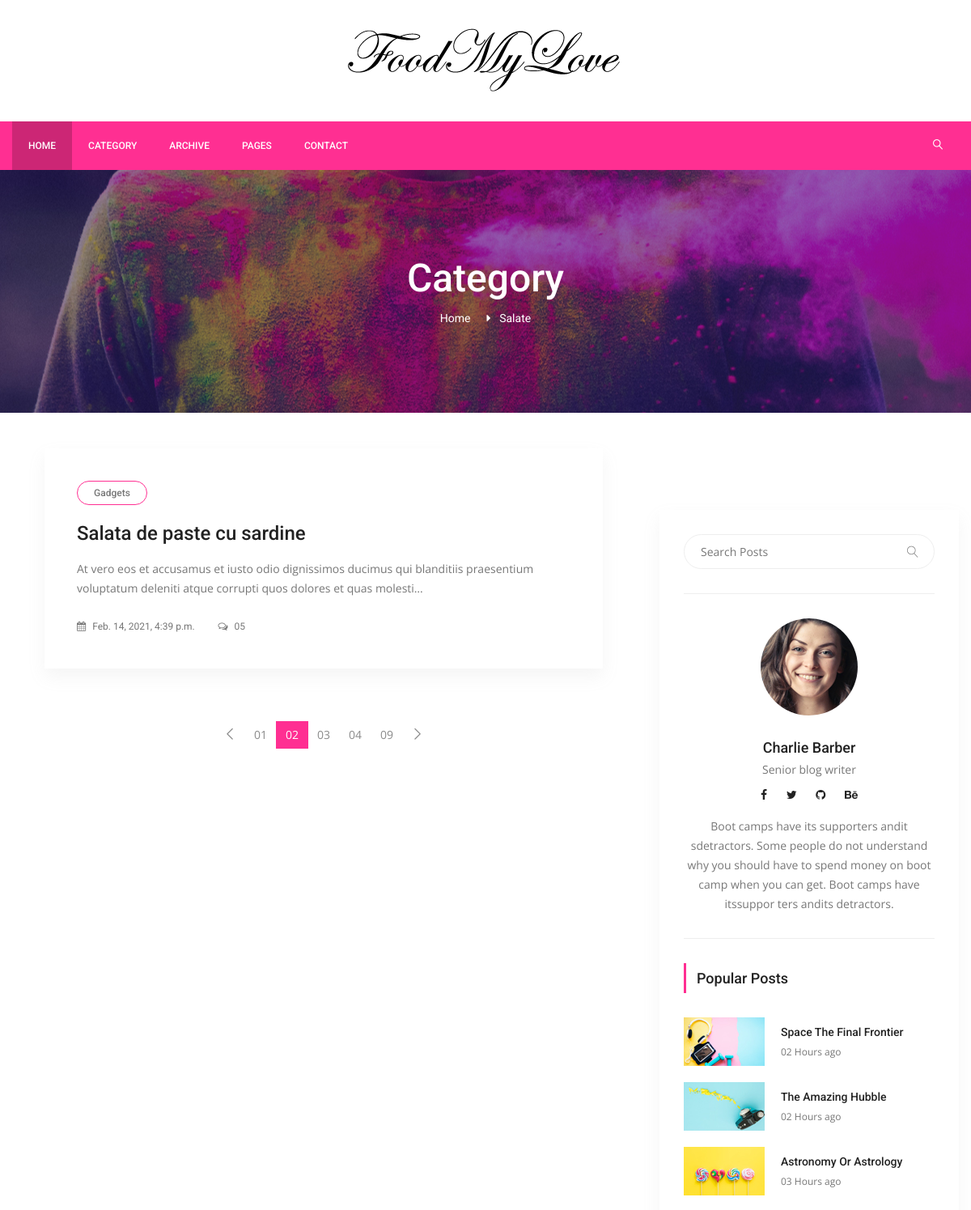
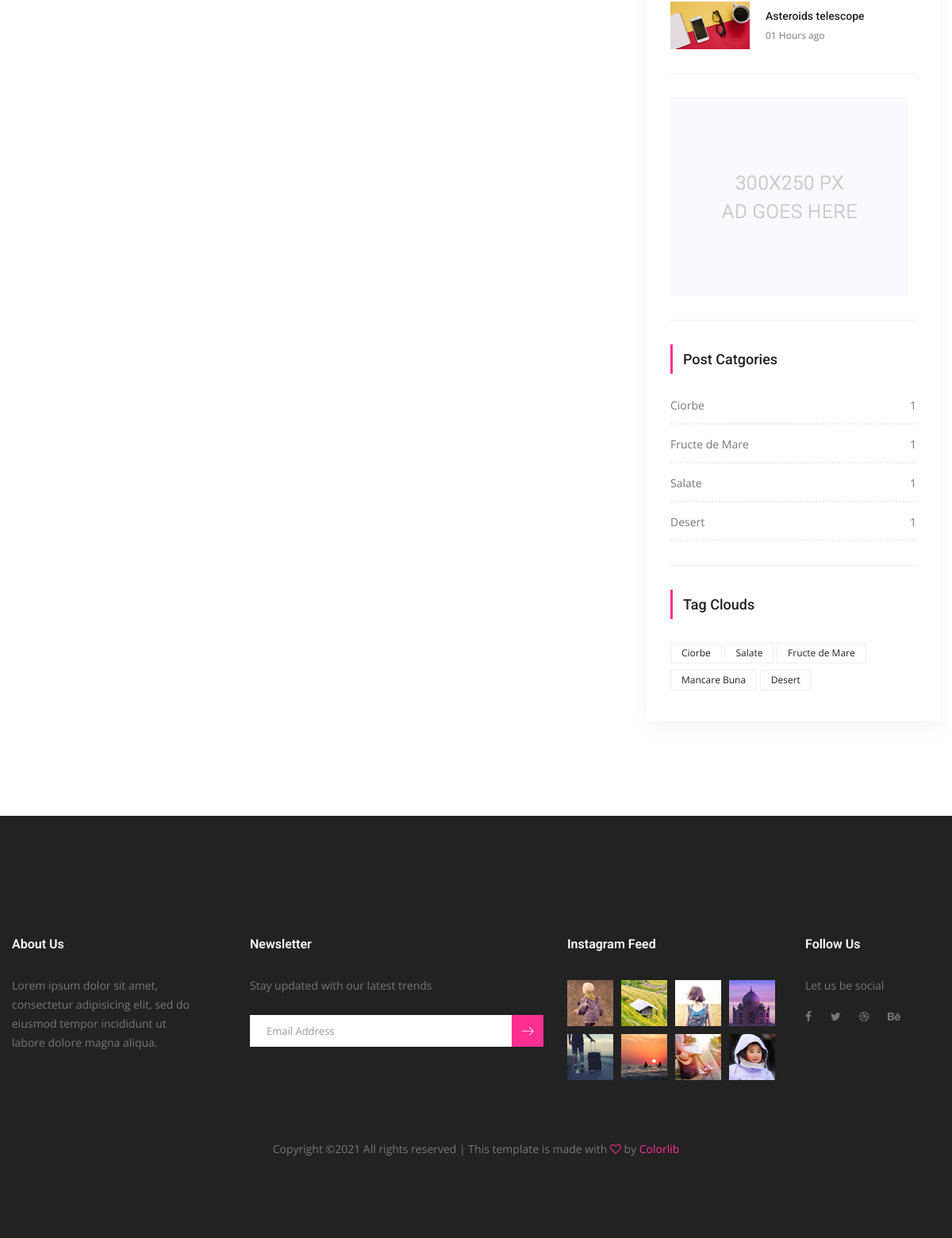
/category/3/salate, run on the app's committed database (2 pictures, top to bottom).
### posts/models.py (models this page shows, shortened)
class Category(models.Model):
    title = models.CharField(max_length=150)
    slug = models.SlugField(editable=False)
    def post_count(self):
        return self.posts.all().count()

class Post(models.Model):
    title = models.CharField(max_length=150)
    content = models.TextField()
    publishing_date = models.DateTimeField(auto_now=True)
    image = models.ImageField(blank=True, null=True, upload_to='uploads/')
    user = models.ForeignKey(settings.AUTH_USER_MODEL,
                             on_delete=models.CASCADE)
    slug = models.SlugField(default='slug', editable=False)
    category = models.ForeignKey(Category,
                                 on_delete=models.CASCADE,
                                 default=1,
                                 related_name='posts')
    tag = models.ManyToManyField(Tag, related_name='posts', blank=True)
    slider_post = models.BooleanField(default=False)

class Tag(models.Model):
    title = models.CharField(max_length=50)
    slug = models.SlugField(editable=False)
    def __str__(self):
        return self.title

### posts/views.py (the view)
class CategoryDetail(ListView):
    model = Post
    template_name = 'categories/category_detail.html'
    context_object_name = 'posts'
    def get_queryset(self):
        self.category = get_object_or_404(Category, pk=self.kwargs['pk'])
        return Post.objects.filter(category=self.category).order_by('-id')
    def get_context_data(self, **kwargs):
        context = super(CategoryDetail, self).get_context_data(**kwargs)
        self.category = get_object_or_404(Category, pk=self.kwargs['pk'])
        context['category'] = self.category
        return context

### posts/templatetags/custom_tags.py (called while the page is built)
@register.simple_tag(name='categories')
def all_categories():
    return Category.objects.all()

@register.simple_tag(name='tags')
def all_tags():
    return Tag.objects.all()

### templates/categories/category_detail.html (shortened to what this page needs)
{% extends 'base.html' %}
{% load static %}
{% block content %}
        <section class="banner_area">
            <div class="banner_inner d-flex align-items-center">
            	<div class="overlay bg-parallax" data-stellar-ratio="0.9" data-stellar-vertical-offset="0" data-background=""></div>
				<div class="container">
					<div class="banner_content text-center">
						<h2>Category</h2>
						<div class="page_link">
							<a href="{% url 'index' %}">Home</a>
							<a href="#">{{ category.title }}</a>
						</div>
					</div>
				</div>
            </div>
        </section>
        <section class="blog_area p_120">
            <div class="container">
                <div class="row">
                    <div class="col-lg-8">
                        <div class="blog_left_sidebar">
                            {% for post in posts %}
                            <article class="blog_style1">
                            	<div class="blog_img">
                            	</div>
                            	<div class="blog_text">
									<div class="blog_text_inner">
										<a class="cat" href="#">Gadgets</a>
										<a href="#"><h4>{{ post.title }}</h4></a>
										<p>{{ post.content | truncatechars:150 }}</p>
										<div class="date">
											<a href="#"><i class="fa fa-calendar" aria-hidden="true"></i> {{ post.publishing_date }}</a>
											<a href="#"><i class="fa fa-comments-o" aria-hidden="true"></i> 05</a>
										</div>
									</div>
                            	</div>
                            </article>
                            {% endfor %}
                            <nav class="blog-pagination justify-content-center d-flex">
		                        <ul class="pagination">
		                            <li class="page-item">
		                                <a href="#" class="page-link" aria-label="Previous">
		                                    <span aria-hidden="true">
		                                        <span class="lnr lnr-chevron-left"></span>
		                                    </span>
		                                </a>
		                            </li>
		                            <li class="page-item"><a href="#" class="page-link">01</a></li>
		                            <li class="page-item active"><a href="#" class="page-link">02</a></li>
		                            <li class="page-item"><a href="#" class="page-link">03</a></li>
		                            <li class="page-item"><a href="#" class="page-link">04</a></li>
		                            <li class="page-item"><a href="#" class="page-link">09</a></li>
		                            <li class="page-item">
		                                <a href="#" class="page-link" aria-label="Next">
		                                    <span aria-hidden="true">
		                                        <span class="lnr lnr-chevron-right"></span>
		                                    </span>
		                                </a>
		                            </li>
		                        </ul>
		                    </nav>
                        </div>
                    </div>
                    {% include 'right_side.html' %}
                </div>
            </div>
        </section>
        {% endblock %}

### templates/right_side.html
{% load static %}
{% load custom_tags %}
 <div class="col-lg-4">
    <div class="blog_right_sidebar">
        <aside class="single_sidebar_widget search_widget">
            <div class="input-group">
                <input type="text" class="form-control" placeholder="Search Posts">
                <span class="input-group-btn">
                    <button class="btn btn-default" type="button"><i class="lnr lnr-magnifier"></i></button>
                </span>
            </div>
            <div class="br"></div>
        </aside>
        <aside class="single_sidebar_widget author_widget">
            <img class="author_img rounded-circle" src="{% static "img/blog/author.png" %}" alt="">
            <h4>Charlie Barber</h4>
            <p>Senior blog writer</p>
            <div class="social_icon">
                <a href="#"><i class="fa fa-facebook"></i></a>
                <a href="#"><i class="fa fa-twitter"></i></a>
                <a href="#"><i class="fa fa-github"></i></a>
                <a href="#"><i class="fa fa-behance"></i></a>
            </div>
            <p>Boot camps have its supporters andit sdetractors. Some people do not understand why you should have to spend money on boot camp when you can get. Boot camps have itssuppor ters andits detractors.</p>
            <div class="br"></div>
        </aside>
        <aside class="single_sidebar_widget popular_post_widget">
            <h3 class="widget_title">Popular Posts</h3>
            <div class="media post_item">
                <img src="{% static "img/blog/popular-post/post1.jpg" %}" alt="post">
                <div class="media-body">
                    <a href="blog-details.html"><h3>Space The Final Frontier</h3></a>
                    <p>02 Hours ago</p>
                </div>
            </div>
            <div class="media post_item">
                <img src="{% static "img/blog/popular-post/post2.jpg" %}" alt="post">
                <div class="media-body">
                    <a href="blog-details.html"><h3>The Amazing Hubble</h3></a>
                    <p>02 Hours ago</p>
                </div>
            </div>
            <div class="media post_item">
                <img src="{% static "img/blog/popular-post/post3.jpg" %}" alt="post">
                <div class="media-body">
                    <a href="blog-details.html"><h3>Astronomy Or Astrology</h3></a>
                    <p>03 Hours ago</p>
                </div>
            </div>
            <div class="media post_item">
                <img src="{% static "img/blog/popular-post/post4.jpg" %}" alt="post">
                <div class="media-body">
                    <a href="blog-details.html"><h3>Asteroids telescope</h3></a>
                    <p>01 Hours ago</p>
                </div>
            </div>
            <div class="br"></div>
        </aside>
        <aside class="single_sidebar_widget">
            <a href="#"><img class="img-fluid" src="{% static "img/blog/add.jpg" %}" alt=""></a>
            <div class="br"></div>
        </aside>
        <aside class="single_sidebar_widget post_category_widget">
            <h4 class="widget_title">Post Catgories</h4>
            <ul class="list cat-list">
                {% categories as categories %}
                {% for category in categories %}
                <li>
                    <a href="{% url 'category_detail' pk=category.id slug=category.slug %}" class="d-flex justify-content-between">
                        <p>{{ category.title }}</p>
                        <p>{{ category.post_count }}</p>
                    </a>
                </li>
                {% endfor %}
            </ul>
            <div class="br"></div>
        </aside>
        <aside class="single-sidebar-widget tag_cloud_widget">
            <h4 class="widget_title">Tag Clouds</h4>
            <ul class="list">
                {% tags as labels %}
                {% for label in labels %}
                <li><a href="{% url 'tag_detail' label.slug %}">{{ label }}</a></li>
                {% endfor %}
            </ul>
        </aside>
    </div>
</div>

### data on the page
Category: title "Salate", post_count "1"
Post: title "Salata de paste cu sardine", content "At vero eos et accusamus et iusto odio dignissimos ducimus qui blanditiis praesentium voluptatum deleniti atque corrupti quos dolores et quas molesti…", publishing_date "Feb. 14, 2021, 4:39 p.m."
Category: title "Ciorbe", post_count "1"
Category: title "Fructe de Mare", post_count "1"
Category: title "Desert", post_count "1"
Tag: title "Ciorbe"
Tag: title "Salate"
Tag: title "Fructe de Mare"
Tag: title "Mancare Buna"
Tag: title "Desert"
